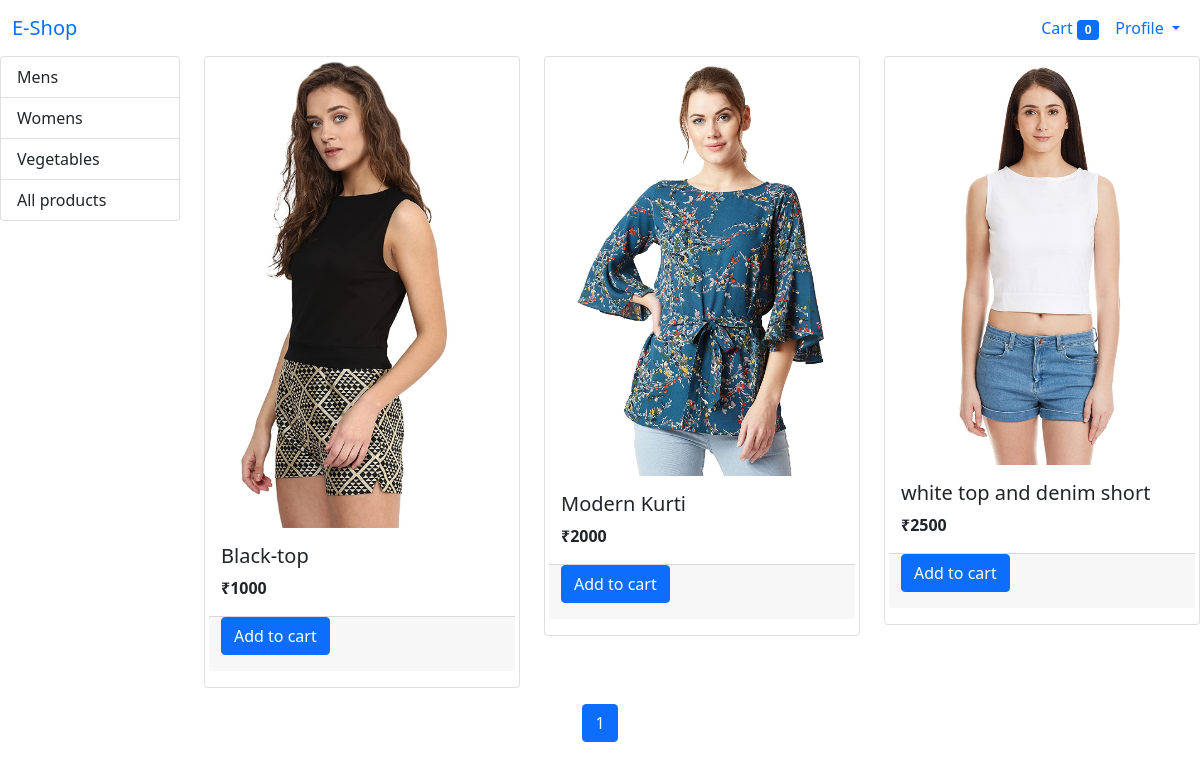
The app's page /?category=2 with its own data.
### store/models/categories.py (models this page shows, shortened)
class Categories(models.Model):
    name = models.CharField(max_length=20)

### store/models/product.py (models this page shows)
class Product(models.Model):
    product_name= models.CharField(max_length=100)
    product_price= models.IntegerField(default=0)
    category = models.ForeignKey(Categories, on_delete=models.CASCADE, default=1)
    product_image = models.ImageField(upload_to='media/')
    product_quantity = models.IntegerField(default=0)

### store/views/index.py (the view, shortened to what this page needs)
# urls.py: path('',Index.as_view(),name="index"),
class Index(View):
    def get(self,request):
        cart = request.session.get("cart",{})
        categories= Categories.objects.all()
        category_id = request.GET.get('category')
        if category_id: # when a particular category is selected
            products = Product.objects.filter(category=category_id)
        else: # when all category is selected
            products = Product.objects.all()
        index_page_pagination = Paginator(products,3)
        current_page_number = request.GET.get('page')
        final_pages=index_page_pagination.get_page(current_page_number)
        last_page = index_page_pagination.num_pages
        current_page = final_pages.number
        start_page = max(1,current_page-1)
        end_page=min(start_page+2,last_page)
        list_of_page_numbers= range(start_page,end_page+1)
        context={
            'products':final_pages,
            'last_page':last_page,
            'list_of_page_numbers':list_of_page_numbers,
            'categories':categories,
            'cart': cart,
        }
        return render(request,'index.html',context)

### store/templatetags/cart_filters.py (called while the page is built)
@register.filter(name="is_in_cart")
def is_in_cart(product,cart):
    if str(product.id) in cart.keys(): # cart.keys() will have a list of keys in string format which will never match with integer product.id
        return True
    else:
        return False

@register.filter
def currency(number):
    return "₹"+str(number)

### store/templates/index.html (shortened to what this page needs)
{%extends "store_master_template.html"%}
{% load cart_filters %}
{% block body %}
{%include 'navbar.html'%}
<div class="row">
  <div class="col-lg-2 mx-auto">
    <div class="list-group">
      {%for category in categories%}
      <a
        href="/?category={{category.id}}"
        class="list-group-item list-group-item-action"
        >{{category.name}}</a
      >
      {%endfor%}
      <a href="/" class="list-group-item list-group-item-action"
        >All products</a
      >
    </div>
  </div>
  <div id="products" class="col-lg-10 mx-auto">
    <div class="row">
      {% for product in products %}
      <div class="col-md-4 mb-3" id={{product.id}}>
        <div class="card">
          <img class="card-img-top" src="{{ product.product_image.url }}" alt="Product image"/>
          <div class="card-body">
            <h5 class="card-title">{{ product.product_name }}</h5>
            <p class="card-text"><b>{{ product.product_price| currency  }}</b></p>
            <div class="card-footer p-0 row no-gutters">
              {%if product.product_quantity == 0%}
              <button type="button" class="btn btn-secondary w-100" disabled>
                Out of Stock
              </button>
              {%else%}
              <form action="/#{{product.id}}" method="POST">
                <input type="submit" class="btn btn-primary" value="Add to cart"/>
              </form>
              {%endif%}
            </div>
          </div>
        </div>
      </div>
      {% endfor %}
    </div>
  </div>
</div>
<div class="d-flex justify-content-center">
  <nav aria-label="...">
    <ul class="pagination">
        {%for page in list_of_page_numbers%}
            <li class="page-item {% if page == products.number %}active{% endif %}" >
                <a class="page-link" href="/?page={{page}}">{{page}}</a>
            </li>
        {%endfor%}
    </ul>
  </nav>
  {% endblock %}

### records on screen
Categories: name "Mens"
Categories: name "Womens"
Categories: name "Vegetables"
Product: product_image (picture), product_name "Black-top", product_price "₹1000"
Product: product_image (picture), product_name "Modern Kurti", product_price "₹2000"
Product: product_image (picture), product_name "white top and denim short", product_price "₹2500"

### other values on screen
{{ request.session.cart.keys|length }} "0"
{{ page }} "1"
